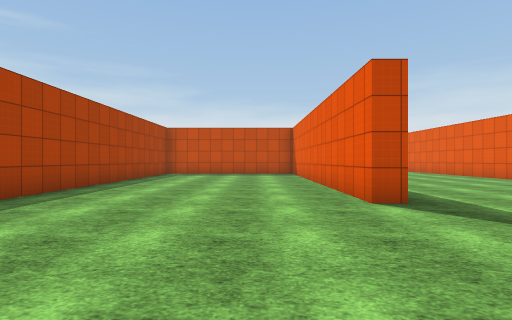
[1] (above)

16 first-person views from a walk through a 3-D level made in the Unity game engine. The camera is 1.2 m above the floor, looks level and sees 80° across. The floor is counted in squares, 2 m on a side. Each view is taken from the middle of a square. On the plan, view 1 faces up. The plan holds only what a view shows up to about 9 squares ahead; the rest is blank. The place goes on beyond the plan. Surface patterns are stand-ins for the level's own textures.

[2]
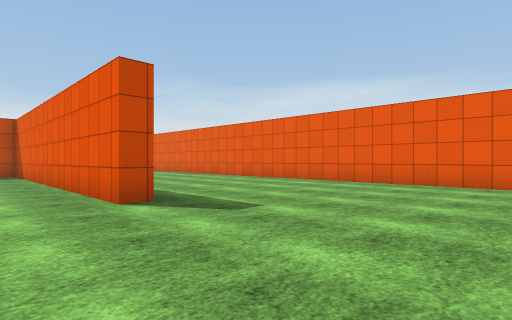

[3]
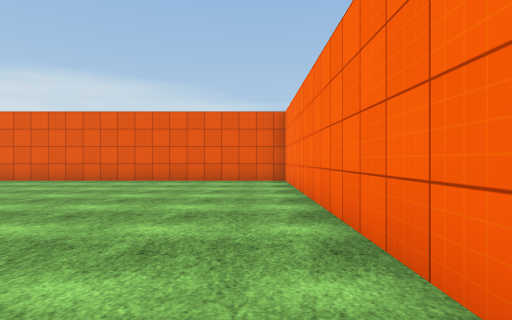

[4]
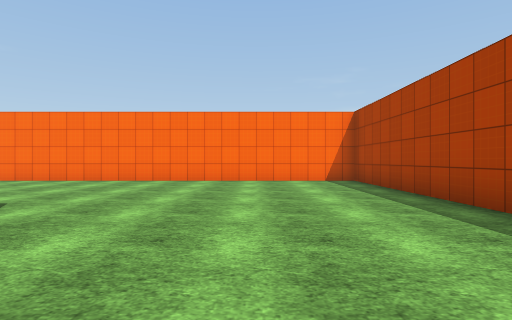

[5]
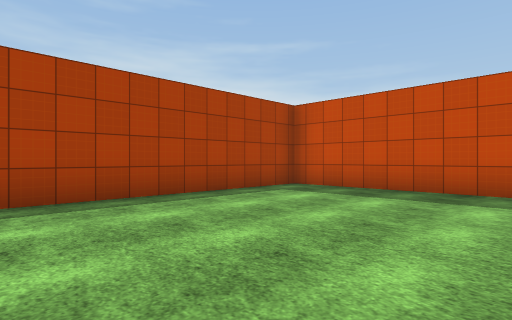

[6]
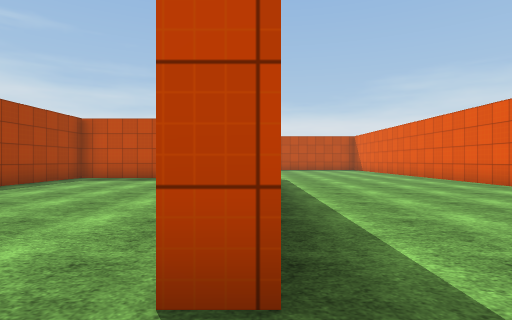

[7]
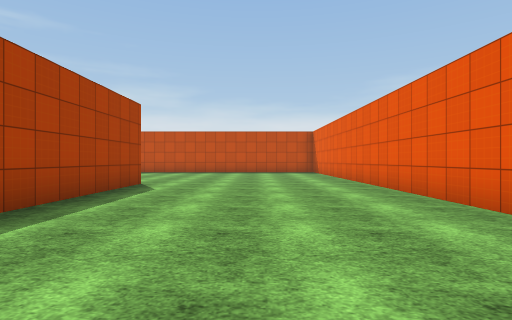

[8]
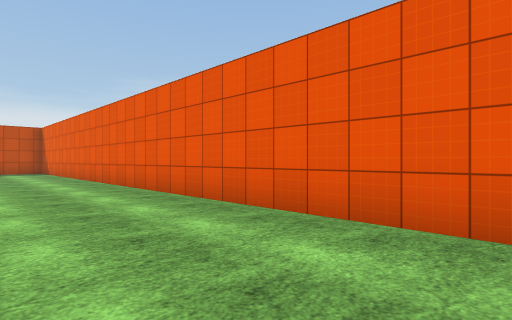

[9]
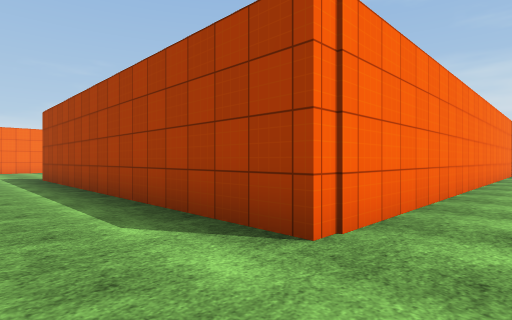

[10]
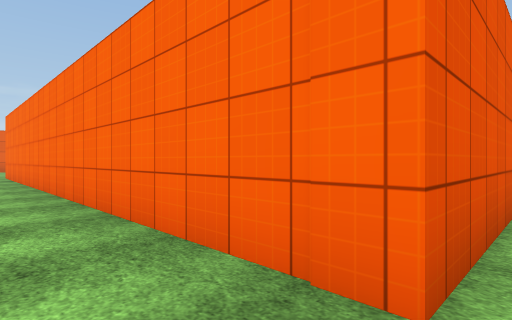

[11]
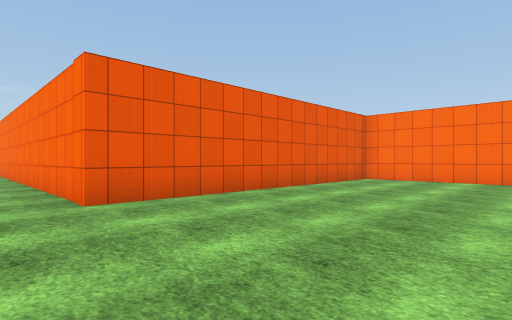

[12]
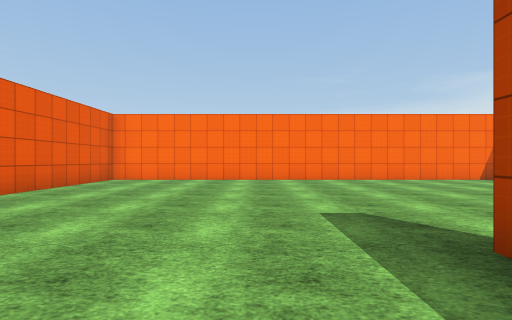

[13]
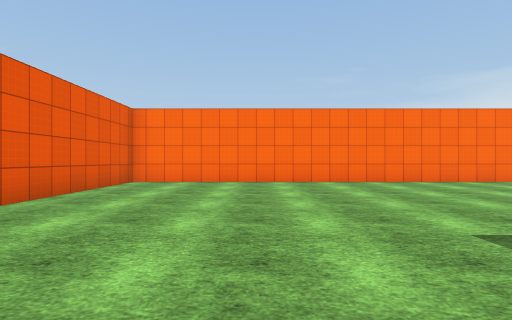

[14]
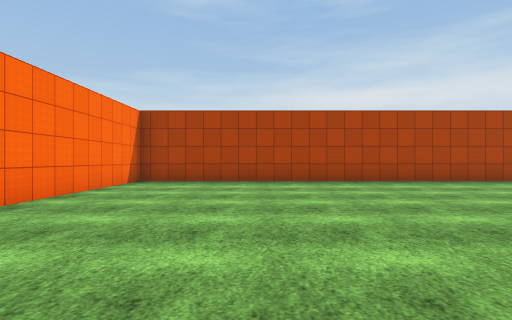

[15]
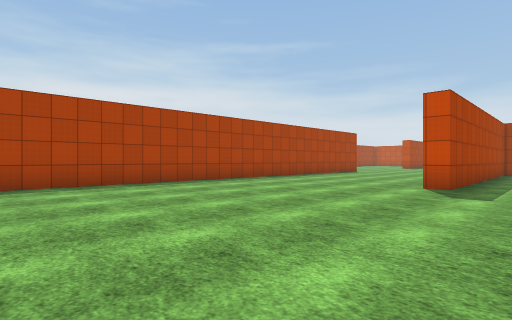

[16]
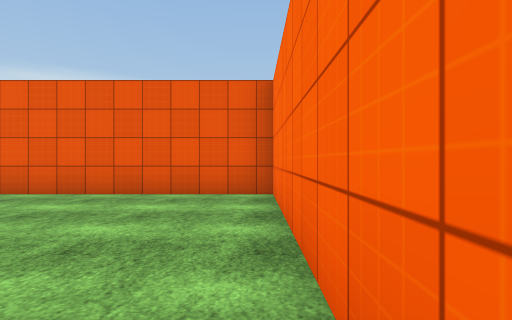

### Floor plan
Points are (right, up) in squares from view 1. A wall is a line through its corners. A room is listed if a view was taken in it or the views show most of it. See-through windows are left out.
Room 1 (views 1, 2, 3, 4, 5, 6, 7, 8, 9)
walls: (0.5, 13.3) (-3.8, 13.3) (-3.8, -1.9) (7.8, -1.9) (7.8, 15); (-10.7, 13.8) (2.1, 13.8) (2.1, 4.2) (1.6, 4.2) (1.6, 11.1)
ways out: opening at (-10, 14.5) to room 2
Room 2 (views 10, 11, 12, 13, 14, 15, 16)
walls: (-16.5, 15.5) (-16.5, 13) (-17.1, 13); (-22.6, 15.5) (-22.6, 5.7) (-10.7, 5.7) (-10.7, 13.8)
ways out: opening at (-10, 14.5) to room 1

Where each view was taken, in squares from view 1:
view 1: 0 up, 0 right, facing up
view 2: 0 up, 0 right, facing up-right
view 3: 1 down, 1 left, facing right
view 4: 7 up, 1 left, facing down
view 5: 7 up, 1 right, facing up-left
view 6: 3 up, 2 right, facing up
view 7: 6 up, 5 right, facing up
view 8: 5 up, 5 right, facing up-right
view 9: 15 up, 4 right, facing down-left
view 10: 15 up, 11 left, facing down-right
view 11: 15 up, 15 left, facing down-right
view 12: 15 up, 15 left, facing down
view 13: 14 up, 14 left, facing down
view 14: 9 up, 14 left, facing left
view 15: 6 up, 15 left, facing up-left
view 16: 6 up, 16 left, facing right
